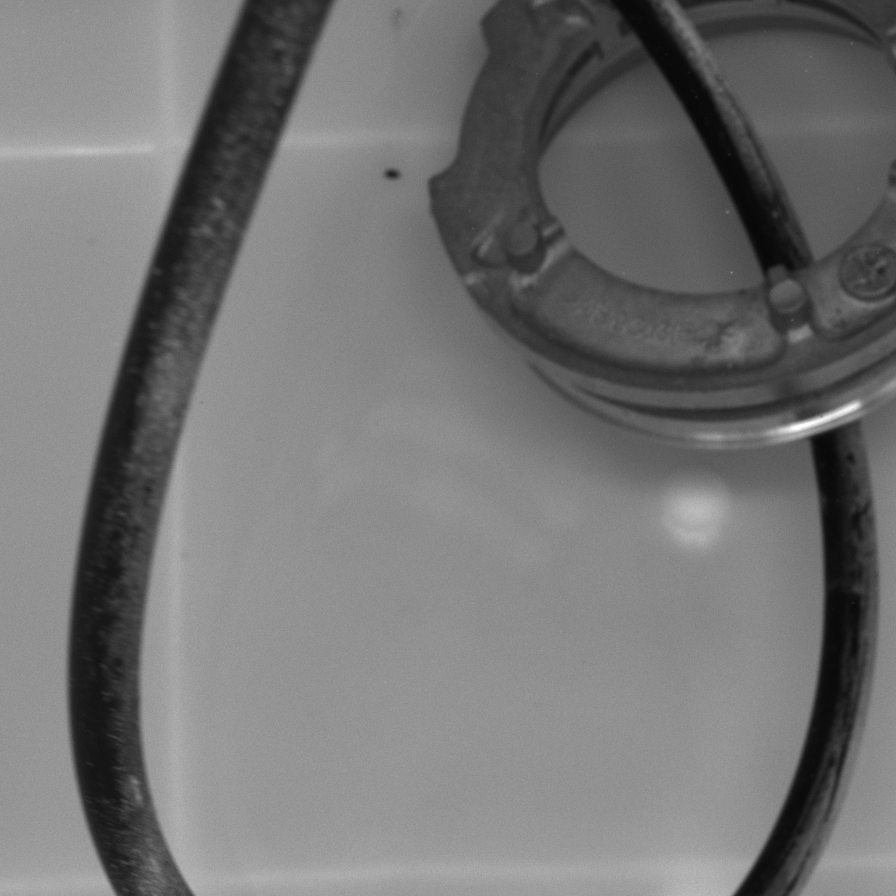
//> input picture opencv/basic/test1.bmp, 896 x 896 px
$ ./range   (built with g++ and OpenCV 4)
//> lines starting //> are read from the running program, lines starting //| are printed output that depends on the picture; after the words box and inside, x2 and y2 are one past the last pixel; in counts of white or black regions, pixels touching at a corner belong together
#include "opencv2/opencv.hpp"
#include <opencv2/highgui.hpp>
#include <opencv2/imgproc.hpp>

using namespace std;
using namespace cv;

int main(int argc, char **argv)
{
	Mat m2(600,800,CV_8UC3, Scalar(0,0,0));
	m2 = imread("test1.bmp", cv::IMREAD_COLOR);
//> m2 is the input picture: 896 rows x 896 cols, CV_8UC3; min 7, max 255, mean 116

	cout << "m2.rows: " << m2.rows << " m2.cols: " << m2.cols << endl;
//| m2.rows: 896 m2.cols: 896
	//namedWindow("original", WINDOW_NORMAL);
	//imshow("original", m2);

	Mat roi1 = m2(Range(0,50), Range(0,100));
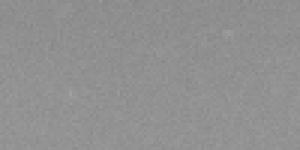
//> roi1: 50 rows x 100 cols, CV_8UC3 (shown 3 times larger); min 133, max 160, mean 144.5

	for (int i = 0; i < roi1.rows; i++)
		for (int j = 0; j < roi1.cols; j++)
		{
			Vec3b pix;
			pix[0] = 0;
			pix[1] = 0;
			pix[2] = 255;

			roi1.at<Vec3b>(i,j) = pix;
		}
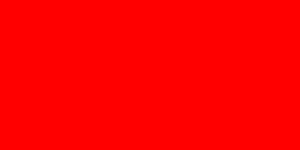
//> roi1: 50 rows x 100 cols, CV_8UC3 (shown 3 times larger); mean B, G, R 0, 0, 255
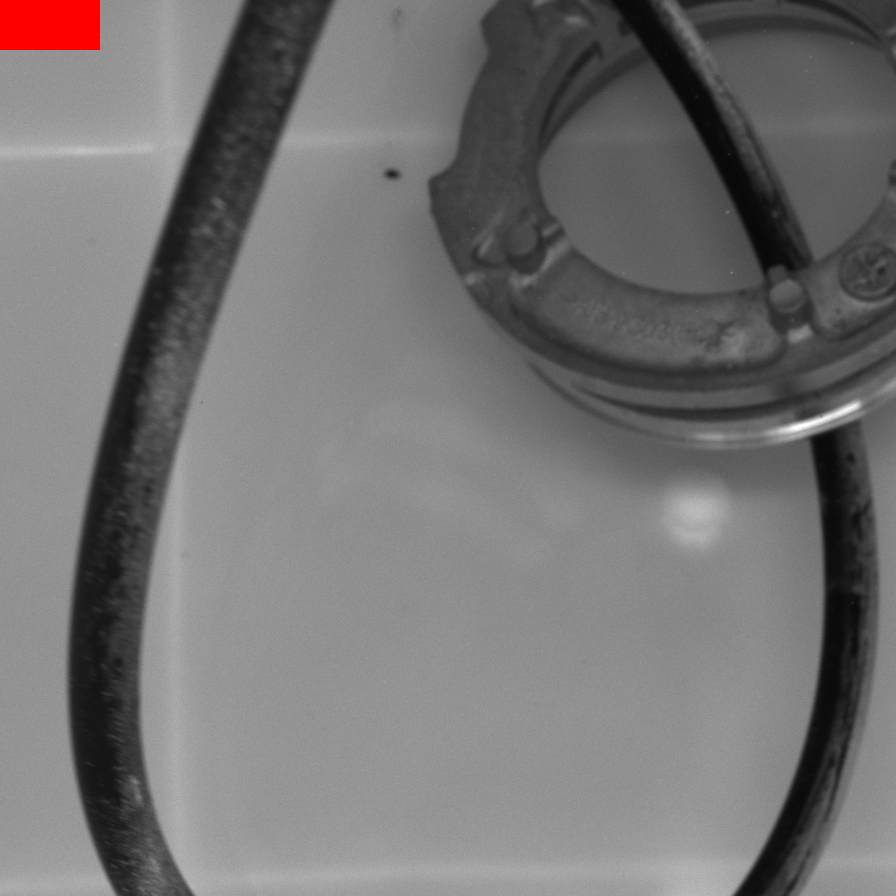
//> m2: 896 rows x 896 cols, CV_8UC3; 0.62% of pixels changed, all inside (x1, y1, x2, y2) = (0, 0, 100, 50)

	imshow("original-red", m2);

	Mat roi2 = m2(Rect(60,40,100,100));//x,y,宽度，高度,注意,此函数的行列数与Range正好相反,x坐标代表的是列，y坐标代表的是行
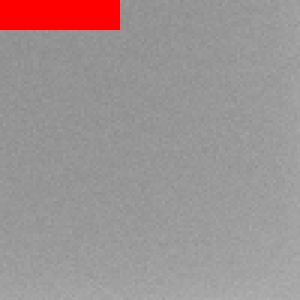
//> roi2: 100 rows x 100 cols, CV_8UC3 (shown 3 times larger); mean B, G, R 146.6, 146.6, 156.8
	cout << "roi2.rows: " << roi2.rows << " roi2.cols: " << roi2.cols << endl;
//| roi2.rows: 100 roi2.cols: 100
	imshow("roi2-red", roi2);

	waitKey(0);

	return 0;
}
